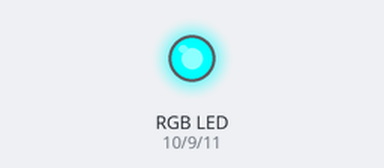
A sketch run on a simulated Arduino Uno, built with avr-gcc and run on an emulated ATmega328P. On the bench: an RGB LED mixed from three pins (HIGH = lit).

Above: at 0.05 s.
At 1.5 s:
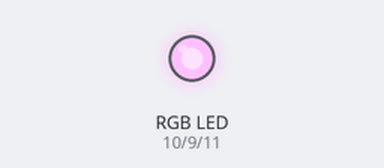
At 3.0 s:
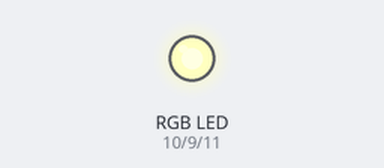
At 4.0 s:
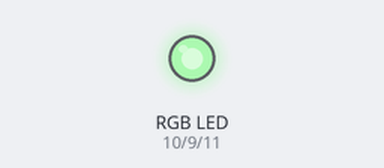
At 6.0 s:
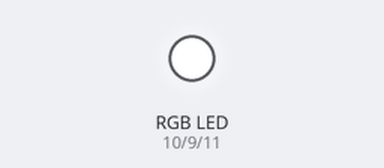
Timing chart, 0 to 7.8 s (numbered marks = the images above):
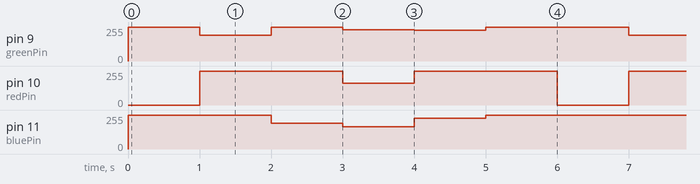

Measured:
- by itself, pin 9 (greenPin): repeats every 6.0 s: 192/255 1.0 s, 255/255 1.0 s, 236/255 1.0 s, 230/255 1.0 s, 255/255 2.0 s
- by itself, pin 10 (redPin): repeats every 6.0 s: 162/255 1.0 s, 255/255 2.0 s, 0/255 1.0 s, 255/255 2.0 s
- by itself, pin 11 (bluePin): repeats every 6.0 s: 192/255 1.0 s, 167/255 1.0 s, 230/255 1.0 s, 255/255 3.0 s

The sketch:

rgb.ino
```cpp
const int redPin = 10;
const int greenPin = 9;
const int bluePin = 11;

void setup() {
  pinMode(redPin, OUTPUT);
  pinMode(greenPin, OUTPUT);
  pinMode(bluePin, OUTPUT);
}

void loop() {
  // Red
  setColor(255, 0, 0);
  delay(1000);

  // Green
  setColor(0, 63, 0);
  delay(1000);

  // Blue
  setColor(0, 0, 63);
  delay(1000);

  // Purple
  setColor(187, 38, 176, 50);
  delay(1000);

  // Mint
  setColor(0, 50, 50, 50);
  delay(1000);

  // LED Off
  setColor(0, 0, 0);
  delay(1000);
}

/**
 * RGB LED의 색상을 설정합니다.
 * @note Common Anode(공통 양극) RGB 모듈을 사용하므로 255에서 값을 빼서 출력합니다.
 * @param r 빨강 (0~255)
 * @param g 초록 (0~255)
 * @param b 파랑 (0~255)
*/
void setColor(int r, int g, int b) {
  analogWrite(redPin, 255 - r);
  analogWrite(greenPin, 255 - g);
  analogWrite(bluePin, 255 - b);
}

/**
 * RGB LED의 색상과 밝기를 설정합니다.
 * @note Common Anode(공통 양극) RGB 모듈을 사용하므로 255에서 값을 빼서 출력합니다.
 * @param r 빨강 (0~255)
 * @param g 초록 (0~255)
 * @param b 파랑 (0~255)
 * @param brightness 밝기 (0~100%)
*/
void setColor(int r, int g, int b, int brightness) {
  int newR = (r * brightness) / 100;
  int newG = (g * brightness) / 100;
  int newB = (b * brightness) / 100;

  analogWrite(redPin, 255 - newR);
  analogWrite(greenPin, 255 - newG);
  analogWrite(bluePin, 255 - newB);
}
```
